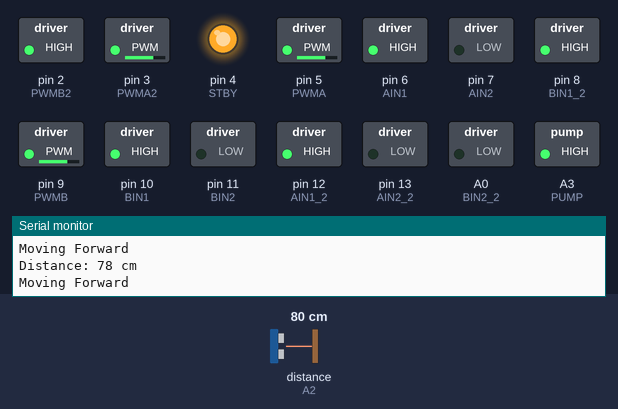
The sketch below on a simulated Arduino Uno, built with avr-gcc and run on an emulated ATmega328P. On the bench: switched loads named in the sketch (green lamp = pin HIGH), output pins drawn as LEDs (lit = HIGH), the last lines printed to the serial monitor. Wiring (inferred from the names in the program): ultrasonic range finder: trigger A1; echo A2. Dashed ring = blinking. Inputs (shaded band) come from the test bench; at power-on: distance to the obstacle (sensor on A2) 80 cm. The echo pulse lasts 58.3 µs per cm; pins used as bus, display or sensor lines are not drawn.

Above: at 2.2 s.
2.3 s: distance to the obstacle (sensor on A2) set to 28 cm
3.8 s: distance to the obstacle (sensor on A2) set to 23 cm
At 5.1 s:
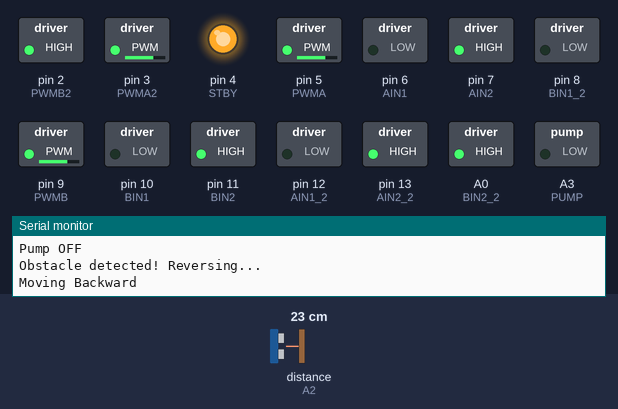
6.8 s: distance to the obstacle (sensor on A2) set to 120 cm
At 8.3 s:
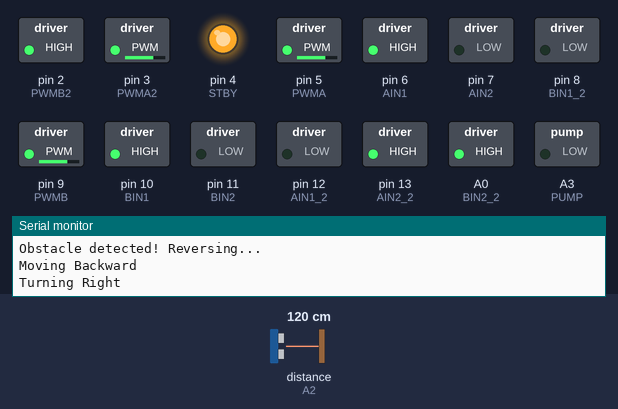
9.8 s: distance to the obstacle (sensor on A2) set to 2 cm
At 11.1 s:
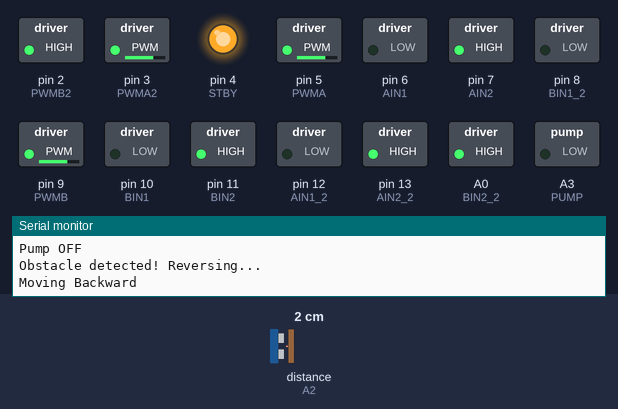
Timing chart, 0 to 13.8 s (numbered marks = the images above; inputs shaded):
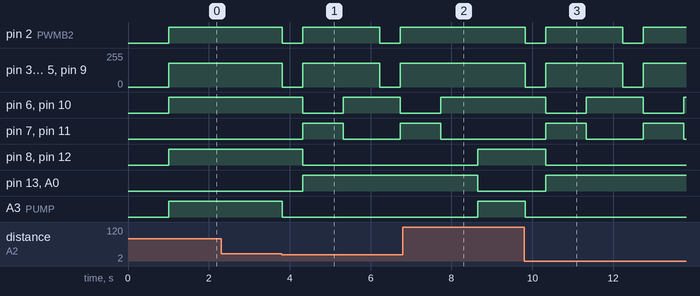

Measured:
- the behaviour switches between 26 and 25 cm on distance to the obstacle (sensor on A2) (found by bisection; images 0 and 1)
- after the input at 3.8 s, pin 2 (PWMB2): alternates HIGH for 1.9 s and LOW for 0.51 s, starting at once; pin 3 (PWMA2): alternates 180/255 for 1.9 s and 0/255 for 0.51 s, starting at once
- after the input at 6.8 s, pin 2 (PWMB2): stays HIGH (without the input it goes to LOW after 1.8 s); pin 3 (PWMA2): stays 180/255 (without the input it goes to 0/255 after 1.8 s)
- after the input at 9.8 s, pin 2 (PWMB2): alternates HIGH for 1.9 s and LOW for 0.51 s, starting at once; pin 3 (PWMA2): alternates 180/255 for 1.9 s and 0/255 for 0.51 s, starting at once

The sketch:

Solar-GPS-Automated-Fertilizer-Sprayer.ino
```cpp
/* ==========================================================
   AUTOMATED SOLAR FERTILIZER SPRAYING SYSTEM
   Components:
   - Arduino UNO
   - 2x TB6612FNG motor drivers (4 DC motors)
   - Ultrasonic Sensor HC-SR04
   - 12V diaphragm pump controlled by IRLZ44N MOSFET
   - 12V Battery with buck converter (5V to Arduino)
   ========================================================== */

// ---------- TB6612FNG Motor Driver Pin Configuration ----------
#define STBY 4   // Standby pin (common to both motor drivers)

// Driver 1 (Left motors)
#define PWMA 5
#define AIN1 6
#define AIN2 7
#define PWMB 9
#define BIN1 10
#define BIN2 11

// Driver 2 (Right motors)
#define PWMA2 3
#define AIN1_2 12
#define AIN2_2 13
#define PWMB2 2
#define BIN1_2 8
#define BIN2_2 A0

// ---------- Ultrasonic Sensor ----------
#define TRIG A1
#define ECHO A2

// ---------- Pump (MOSFET control) ----------
#define PUMP A3  // Gate connected through 220Ω resistor

// ---------- Variables ----------
long duration;
int distance;
int motorSpeed = 180;  // Motor speed (0–255)
int pumpPWM = 200;     // Pump speed (PWM duty)
int obstacleLimit = 25; // Distance in cm to detect obstacle

// ==========================================================
// --------------------- SETUP ------------------------------
// ==========================================================
void setup() {
  Serial.begin(9600);

  // Motor driver pins
  pinMode(STBY, OUTPUT);
  pinMode(PWMA, OUTPUT); pinMode(AIN1, OUTPUT); pinMode(AIN2, OUTPUT);
  pinMode(PWMB, OUTPUT); pinMode(BIN1, OUTPUT); pinMode(BIN2, OUTPUT);
  pinMode(PWMA2, OUTPUT); pinMode(AIN1_2, OUTPUT); pinMode(AIN2_2, OUTPUT);
  pinMode(PWMB2, OUTPUT); pinMode(BIN1_2, OUTPUT); pinMode(BIN2_2, OUTPUT);

  // Ultrasonic sensor pins
  pinMode(TRIG, OUTPUT);
  pinMode(ECHO, INPUT);

  // Pump pin
  pinMode(PUMP, OUTPUT);

  // Enable both motor drivers
  digitalWrite(STBY, HIGH);

  Serial.println("System Initialized");
  delay(1000);
}

// ==========================================================
// ---------------------- MAIN LOOP --------------------------
// ==========================================================
void loop() {
  distance = getDistance();
  Serial.print("Distance: ");
  Serial.print(distance);
  Serial.println(" cm");

  if (distance > 0 && distance < obstacleLimit) {
    // Obstacle detected
    stopMotors();
    stopPump();
    Serial.println("Obstacle detected! Reversing...");
    delay(500);

    backward();
    delay(1000);

    turnRight();
    delay(800);
  }
  else {
    // Clear path
    forward();
    analogWrite(PUMP, pumpPWM);  // Start spraying while moving
  }

  delay(100);
}

// ==========================================================
// ----------------- MOTOR CONTROL FUNCTIONS ----------------
// ==========================================================

void forward() {
  moveMotor(AIN1, AIN2, PWMA, true);
  moveMotor(BIN1, BIN2, PWMB, true);
  moveMotor(AIN1_2, AIN2_2, PWMA2, true);
  moveMotor(BIN1_2, BIN2_2, PWMB2, true);
  Serial.println("Moving Forward");
}

void backward() {
  moveMotor(AIN1, AIN2, PWMA, false);
  moveMotor(BIN1, BIN2, PWMB, false);
  moveMotor(AIN1_2, AIN2_2, PWMA2, false);
  moveMotor(BIN1_2, BIN2_2, PWMB2, false);
  Serial.println("Moving Backward");
}

void stopMotors() {
  analogWrite(PWMA, 0); analogWrite(PWMB, 0);
  analogWrite(PWMA2, 0); analogWrite(PWMB2, 0);
  Serial.println("Motors Stopped");
}

void turnRight() {
  // Left wheels forward, right wheels backward
  moveMotor(AIN1, AIN2, PWMA, true);
  moveMotor(BIN1, BIN2, PWMB, true);
  moveMotor(AIN1_2, AIN2_2, PWMA2, false);
  moveMotor(BIN1_2, BIN2_2, PWMB2, false);
  Serial.println("Turning Right");
}

void moveMotor(int in1, int in2, int pwm, bool forwardDir) {
  if (forwardDir) {
    digitalWrite(in1, HIGH);
    digitalWrite(in2, LOW);
  } else {
    digitalWrite(in1, LOW);
    digitalWrite(in2, HIGH);
  }
  analogWrite(pwm, motorSpeed);
}

// ==========================================================
// ----------------- PUMP CONTROL FUNCTIONS -----------------
// ==========================================================
void stopPump() {
  analogWrite(PUMP, 0);
  Serial.println("Pump OFF");
}

// ==========================================================
// ----------------- ULTRASONIC FUNCTION --------------------
// ==========================================================
int getDistance() {
  digitalWrite(TRIG, LOW);
  delayMicroseconds(2);
  digitalWrite(TRIG, HIGH);
  delayMicroseconds(10);
  digitalWrite(TRIG, LOW);

  duration = pulseIn(ECHO, HIGH, 30000); // Timeout 30ms
  int dist = duration * 0.034 / 2; // Convert to cm
  return dist;
}
```
